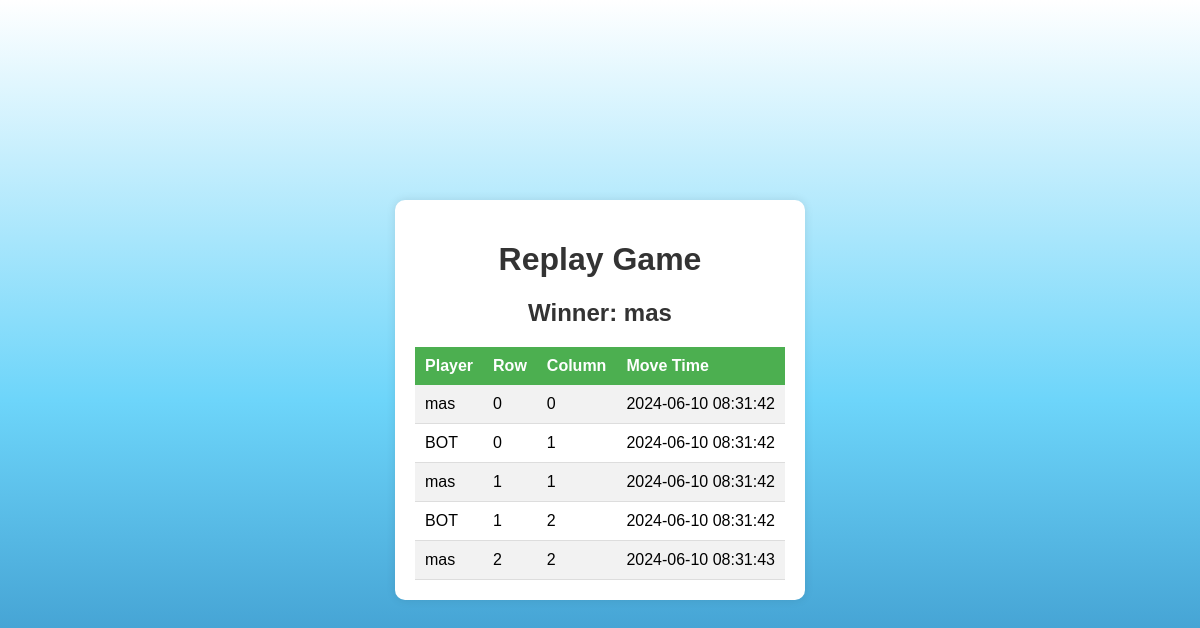
The page /replay.php?game_id=95 on the database its author committed.
### tables this page shows
CREATE TABLE `games` (
  `id` int(11) NOT NULL,
  `size` int(11) NOT NULL,
  `player1` varchar(50) NOT NULL,
  `player2` varchar(50) NOT NULL,
  `winner` varchar(50) DEFAULT NULL,
  `created_at` timestamp NULL DEFAULT CURRENT_TIMESTAMP
);

CREATE TABLE `game_history` (
  `id` int(11) NOT NULL,
  `game_id` int(11) NOT NULL,
  `player` varchar(50) NOT NULL,
  `move_row` int(11) NOT NULL,
  `move_col` int(11) NOT NULL,
  `move_time` timestamp NULL DEFAULT CURRENT_TIMESTAMP
);

### replay.php (the view, shortened to what this page needs)
<?php
include 'db.php';
$game_id = intval($_GET["game_id"]);
$sql_game = "SELECT * FROM games WHERE id = ?";
$stmt_game = $conn->prepare($sql_game);
$stmt_game->bind_param("i", $game_id);
$stmt_game->execute();
$game_result = $stmt_game->get_result();
$game = $game_result->fetch_assoc();
$sql_history = "SELECT * FROM game_history WHERE game_id = ? ORDER BY move_time ASC";
$stmt_history = $conn->prepare($sql_history);
$stmt_history->bind_param("i", $game_id);
$stmt_history->execute();
$history_result = $stmt_history->get_result();
$history = $history_result->fetch_all(MYSQLI_ASSOC);
if ($game["winner"] !== "Tie") {
    $result_message = "Winner: " . $game["winner"];
} elseif ($game["winner"] === "Tie") {
    $result_message = "Draw Game!!!";
} else {
    $result_message = "No Result";
}
?>
<!DOCTYPE html>
<html>
<head>
</head>
<body>
    <div class="container">
        <h1>Replay Game</h1>
        <h2><?php echo $result_message; ?></h2>
        <table>
            <tr>
                <th>Player</th>
                <th>Row</th>
                <th>Column</th>
                <th>Move Time</th>
            </tr>
            <?php foreach ($history as $move) : ?>
                <tr>
                    <td><?php echo $move['player']; ?></td>
                    <td><?php echo $move['move_row']; ?></td>
                    <td><?php echo $move['move_col']; ?></td>
                    <td><?php echo $move['move_time']; ?></td>
                </tr>
            <?php endforeach; ?>
        </table>
    </div>
</body>
</html>

### replay.php (style rules this page uses)
body { font-family: Arial, sans-serif; margin: 0; padding: 0; display: flex; justify-content: center; align-items: center; min-height: 100vh; background-image: linear-gradient(to top, #2980b9, #6dd5fa, #ffffff); }
.container { background-color: white; padding: 20px; box-shadow: 0 0 10px rgba(0, 0, 0, 0.1); border-radius: 10px; text-align: center; }
h1, h2 { color: #333; }
table { width: 100%; border-collapse: collapse; margin-top: 20px; }
th, td { padding: 10px; text-align: left; }
th { background-color: #4CAF50; color: white; }
td { border-bottom: 1px solid #ddd; }
tr:nth-child(even) { background-color: #f2f2f2; }

### rows shown on the page
games: winner "Winner: mas"
game_history: player "mas", move_row "0", move_col "0", move_time "2024-06-10 08:31:42"
game_history: player "BOT", move_row "0", move_col "1", move_time "2024-06-10 08:31:42"
game_history: player "mas", move_row "1", move_col "1", move_time "2024-06-10 08:31:42"
game_history: player "BOT", move_row "1", move_col "2", move_time "2024-06-10 08:31:42"
game_history: player "mas", move_row "2", move_col "2", move_time "2024-06-10 08:31:43"
